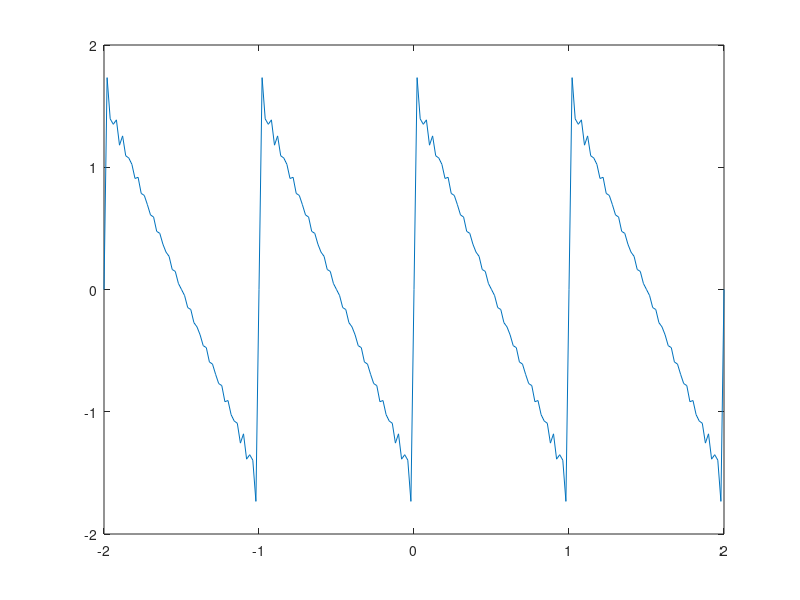

This figure's MATLAB source:
t=[-2:0.02:2];
N=length(t);
x=zeros(1,N);
for n = 1:N
    s_value =0;
    for k = 1:20
        s_value = s_value+(sin(2*pi*k*t(n)))/k;
    end
    x(n) = s_value;
end
plot(t,x);
